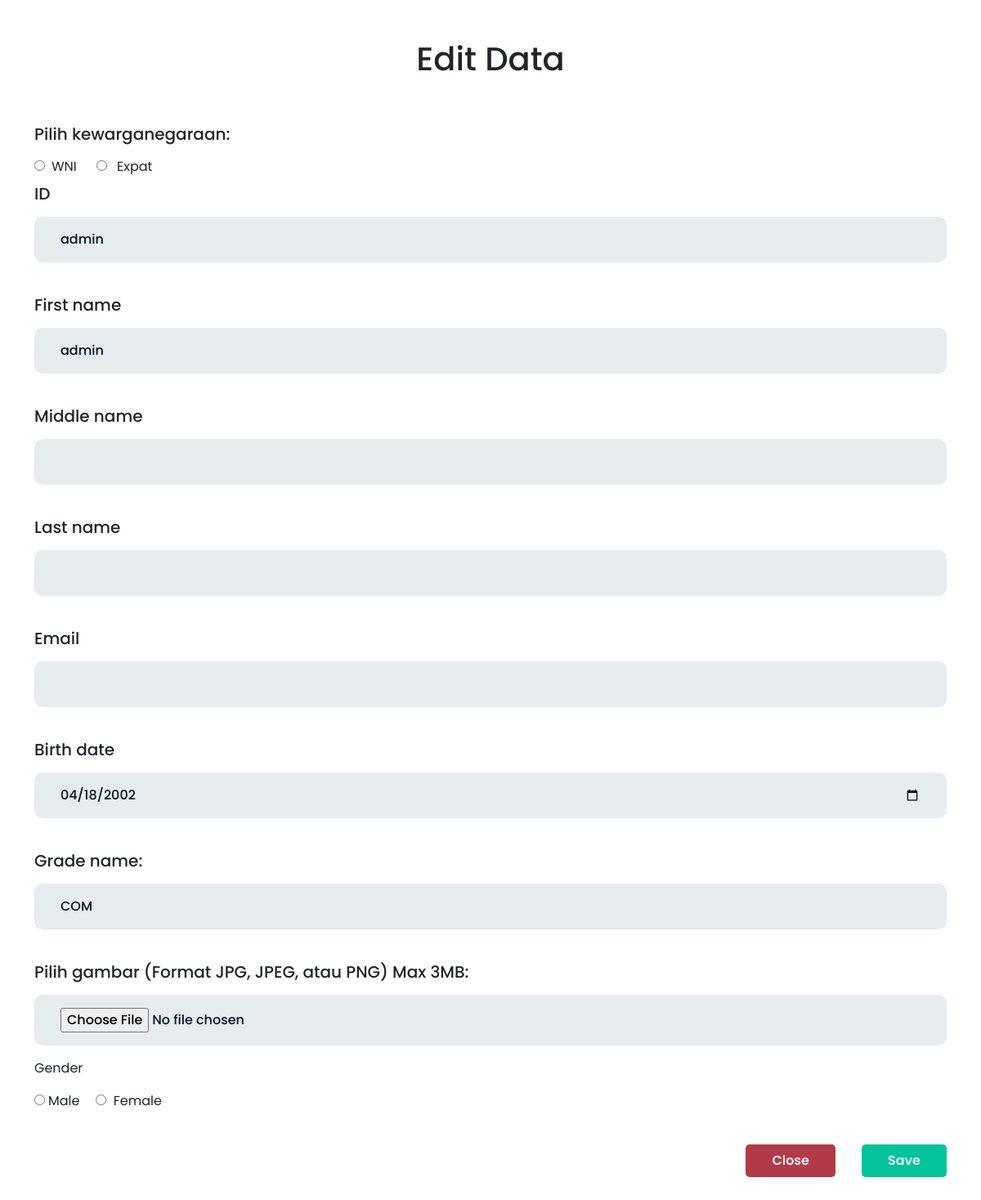
Screenshot of /edit.php?id=181 (signed in) with the database file from the repository.
### tables this page shows
CREATE TABLE `hr_employee` (
  `id` int(11) NOT NULL,
  `nik` varchar(255) NOT NULL,
  `first_name` varchar(255) NOT NULL,
  `middle_name` varchar(255) NOT NULL,
  `last_name` varchar(255) NOT NULL,
  `birth_place` varchar(255) DEFAULT NULL,
  `regencies` varchar(255) NOT NULL,
  `birth_date` date NOT NULL,
  `grade_name` varchar(255) NOT NULL,
  `negara` varchar(255) NOT NULL,
  `gender` varchar(255) NOT NULL,
  `kewarganegaraan` varchar(255) NOT NULL,
  `gambar` varchar(255) DEFAULT NULL,
  `password` varchar(255) NOT NULL,
  `username` varchar(255) NOT NULL,
  `hr_name` varchar(255) NOT NULL,
  `email` varchar(255) DEFAULT NULL,
  `level` int(11) NOT NULL
);

### edit.php (the view, shortened to what this page needs)
<!DOCTYPE html>
<html lang="en">
<head>
    <link href="https://cdn.jsdelivr.net/npm/bootstrap@5.3.0-alpha1/dist/css/bootstrap.min.css" rel="stylesheet">
    <link rel="stylesheet" href="css/StylingEdit.css">
</head>
<body>
    <div class="container">
        <?php
        require_once "koneksi.php";
        $id = $_GET['id'];
        $sql_code = mysqli_query($koneksi, "SELECT *, CONCAT(first_name, ' ', middle_name, ' ', last_name) AS Full_Name FROM hr_employee WHERE id = '$id'");
        while ($data = mysqli_fetch_array($sql_code)) {
        ?>
            <div class="row mt-5 mb-5">
                <div class="col">
                    <div class="header">
                        <div class="d-flex justify-content-center">
                            <h1>
                                Edit Data
                            </h1>
                        </div>
                    </div>
                </div>
            </div>
            <div class="row">
                <div class="col">
                    <div class="detail-data">
                        <form id="form_edit" enctype="multipart/form-data">
                            <div class="d-flex flex-column detail-data-input">
                                <h5>Pilih kewarganegaraan:</h5>
                                <div class="d-flex">
                                    <input type="radio" class="mt-1" name="kewarganegaraan" id="wni" value="WNI" <?php if ($data['kewarganegaraan'] == "WNI") echo 'checked' ?> required onclick="disableInput()">
                                    <label for="wni" class="mx-2">WNI</label>
                                    <div class="mx-3">
                                        <input type="radio" class="mt-1" name="kewarganegaraan" id="expat" value="Expat" <?php if ($data['kewarganegaraan'] == "Expat") echo 'checked' ?> required onclick="liveInput()">
                                        <label for="expat" class="mx-2">Expat</label>
                                    </div>
                                </div>
                                <h5><?php echo constant('table_id') ?></h5>
                                <input type="text" name="nik" onkeydown="return /[a-z0-9-]/i.test(event.key)" required value="<?php echo $data['nik'] ?>" maxlength="16">
                                <br>
                                <h5><?php echo constant('table_fn') ?></h5>
                                <input type="text" name="first_name" onkeydown="return /[a-z ]/i.test(event.key)" required value="<?php echo $data['first_name'] ?>">
                                <br>
                                <h5><?php echo constant('table_mn') ?></h5>
                                <input type="text" name="middle_name" onkeydown="return /[a-z ]/i.test(event.key)" value="<?php echo $data['middle_name'] ?>">
                                <br>
                                <h5><?php echo constant('table_ln') ?></h5>
                                <input type="text" name="last_name" onkeydown="return /[a-z ]/i.test(event.key)" value="<?php echo $data['last_name'] ?>">
                                <br>
                                <h5>Email</h5>
                                <input type="email" name="email" id="email" onkeydown="return /[a-z0-9@.]/i.test(event.key)" required value="<?php echo $data['email'] ?>">
                                <br>
                                <h5><?php echo constant('table_bd') ?></h5>
                                <input type="date" name="birth_date" required value="<?php echo $data['birth_date'] ?>">
                                <br>
                                <?php
                                $sql_hrmposition = mysqli_query($koneksi, "SELECT * FROM hr_position");
                                ?>
                                <h5 for="grade_name"><?php echo constant('table_gn') ?>: </h5>
                                <div class="form-group mb-3">
                                    <select class="form-control" name="grade_name" required style="padding: 1rem 2rem 1rem 2rem; background-color: #e7ecef; border: none; color: #001427; font-weight: 500; border-radius: 10px;">
                                        <?php while ($data_hrmposition = mysqli_fetch_array($sql_hrmposition)) { ?>
                                            <option value="<?php echo $data_hrmposition['position_id'] ?>" <?php if ($data_hrmposition['position_id'] == $data['grade_name']) echo 'selected' ?>> <?php echo $data_hrmposition['position_level'] ?></option>
                                        <?php }; ?>
                                    </select>
                                </div>
                                <br>
                                <h5 for="image">Pilih gambar (Format JPG, JPEG, atau PNG) Max 3MB:</h5>
                                <input type="file" name="image" id="image" accept=".jpg, .jpeg, .png">
                                <p><?php echo constant('table_gd') ?></p>
                                <div class="d-flex">
                                    <input type="radio" name="gender" id="Laki-laki" class="mt-1" value="Laki-laki" <?php if ($data['gender'] == "Laki-laki") echo 'checked' ?> required>
                                    <label for="Laki-laki" class="mx-1"><?php echo constant('table_gd_lk') ?></label>
                                    <div class="mx-3">
                                        <input type="radio" name="gender" id="Perempuan" <?php if ($data['gender'] == "Perempuan") echo 'checked' ?> value="Perempuan">
                                        <label for="Perempuan" class="mx-1"><?php echo constant('table_gd_p') ?></label>
                                    </div>
                                </div>
                                <div class="d-flex justify-content-end">
                                    <div class="button-back">
                                        <button><a href="index.php"><?php echo constant('btn_cancel') ?></a></button>
                                    </div>
                                    <div class="button-submit">
                                        <button type="submit"><?php echo constant('btn_save') ?></button>
                                    </div>
                                </div>
                            </div>
                        </form>
                    </div>
                </div>
            </div>
        <?php } ?>
    </div>
</body>
</html>

### css/StylingEdit.css (style rules this page uses)
* { font-family: 'Poppins', sans-serif; }
.row .col .detail-data h5 { margin-bottom: 1rem; }
.row .col .detail-data form input { padding: 1rem 2rem 1rem 2rem; margin-bottom: 1rem; background-color: #e7ecef; border: none; color: #001427; font-weight: 500; border-radius: 10px; }
.row .col .button-back { margin-top: 2rem; }
.row .col .button-back button { padding: 0.5rem 2rem 0.5rem 2rem; border: none; border-radius: 5px; background-color: #b23a48; font-weight: 600; margin-right: 2rem; }
.row .col .button-back button a { color: #e7ecef; text-decoration: none; }
.row .col .button-submit button { padding: 0.5rem 2rem 0.5rem 2rem; border: none; border-radius: 5px; background-color: #02c39a; color: #e7ecef; font-weight: 600; margin-bottom: 2rem; margin-top: 2rem; }

### rows the page displays
hr_employee: kewarganegaraan "☐ WNI", kewarganegaraan "☐ Expat", nik "admin", first_name "admin", birth_date "04/18/2002", gender "☐ Male", gender "☐ Female"

### other values shown
form field grade_name "COM"
